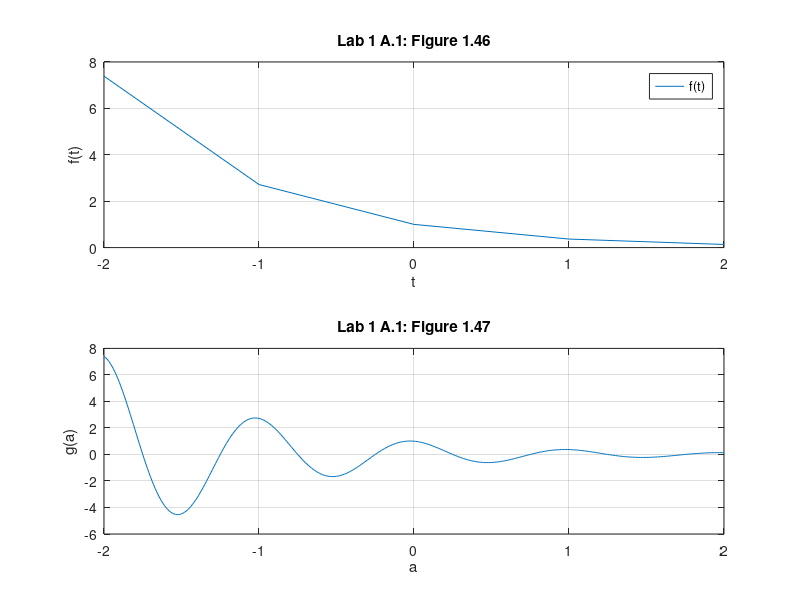

Source code (MATLAB):
f = @(t) exp(-t).*cos(2.*pi.*t);
t = (-2:2);
f(t);
subplot(2,1,1)
plot(t,f(t));
title('Lab 1 A.1: Figure 1.46')
xlabel('t');
ylabel('f(t)'); grid;
legend('f(t)')

g = @(a) exp(-a).*cos(2.*pi.*a);
a = (-2:0.01:2);
g(a);
subplot(2,1,2)
plot(a,g(a));
title('Lab 1 A.1: Figure 1.47')
xlabel('a');
ylabel('g(a)'); grid;

